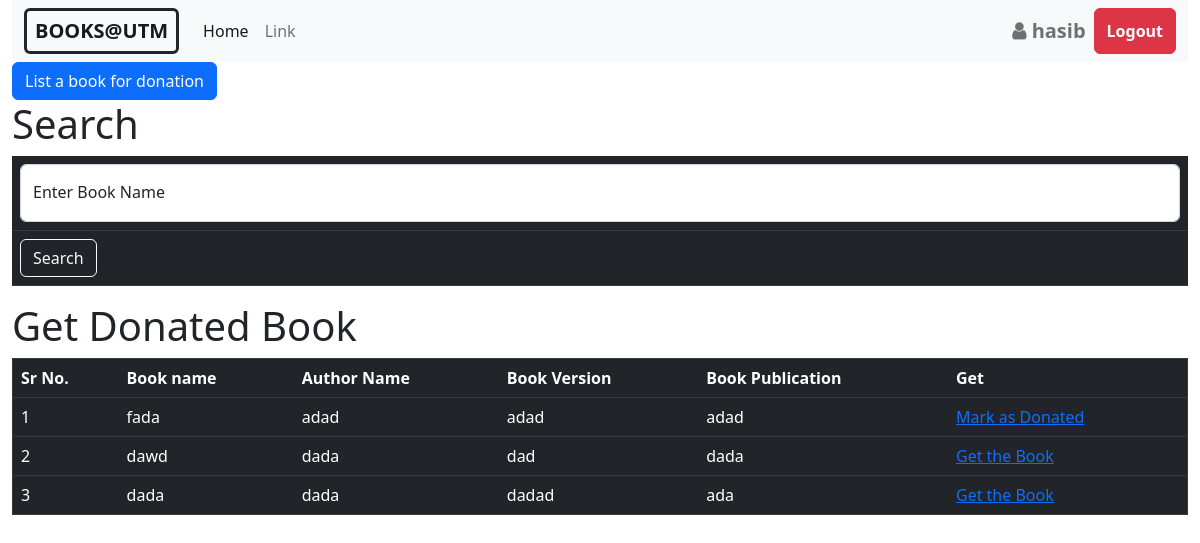
/donate-book/index.php (signed in), run on the app's committed database.
### tables this page shows
CREATE TABLE `donate_book` (
  `id` int(11) NOT NULL,
  `owner_id` int(11) NOT NULL,
  `book_name` varchar(50) NOT NULL,
  `author_name` varchar(50) NOT NULL,
  `book_version` varchar(20) NOT NULL,
  `book_publication` varchar(50) NOT NULL,
  `donate_status` int(11) NOT NULL DEFAULT 0
);

### donate-book/index.php (the view, shortened to what this page needs)
<?php
$loggedin = $_SESSION['logedin'];
if ($loggedin != 'true') {
    header('location:../login.php');
} else {
    $username = $_SESSION['username'];
}
?>
<html>
<head>
    <link rel="stylesheet" href="../css/bootstrap.min.css" />
    <link rel="stylesheet" href="https://cdnjs.cloudflare.com/ajax/libs/font-awesome/4.7.0/css/font-awesome.min.css" />
</head>
<body>
    <div class="container-fluid">
        <nav class="navbar navbar-expand-lg bg-light">
            <div class="container-fluid">
                <a class="navbar-brand text-decoration-none border border-dark border-3 rounded px-2" href="../home.php"><b>BOOKS@UTM</b></a>
                <div class="collapse navbar-collapse" id="navbarTogglerDemo02">
                    <ul class="navbar-nav me-auto mb-2 mb-lg-0">
                        <li class="nav-item">
                            <a class="nav-link active" aria-current="page" href="../home.php">Home</a>
                        </li>
                        <li class="nav-item">
                            <a class="nav-link  text-decoration-none" href="#">Link</a>
                        </li>
                    </ul>
                    <div class="d-flex ">
                        <span class="navbar-text fw-bold fs-5 mx-2">
                            <i class="fa fa-user " aria-hidden="true"></i>
                            <?php echo $username; ?>
                        </span>
                        <button class="btn btn-danger fw-bold" onclick="window.location.href='../login.php'">Logout</button>
                    </div>
                </div>
            </div>
        </nav>
        <a href="list_for_donation.php" class="btn btn-primary">List a book for donation</a>
        <form method="post">
<h1>Search</h1>
    <table class="table table-dark table-hover">
        <tr>
            <td>
            <div class="form-floating">
            <input type="text" name="book_name" size="20" maxlength="20" class="form-control" id="floatingInput" placeholder="book_name"/>
            <label for="floatingInput" class="text-dark">Enter Book Name</label>
            </div>
            </td>
        </tr>
        <tr>
            <td>
                <input type="submit" name="submit" value="Search" class="btn btn-outline-light"/>
            </td>
        </tr>
    </table>
</form>
        <h1> Get Donated Book</h1>
                    <?php
                    $dbservername = "localhost";
                    $dbusername = "root";
                    $dbpassword = "";
                    $dbname = "book_sell";
                    $conn = mysqli_connect($dbservername, $dbusername, $dbpassword, $dbname);
                    if(isset($_POST['submit'])){
                        $book_name = $_POST['book_name'];
                        $sql = "SELECT * FROM donate_book WHERE donate_status=0 and book_name LIKE '%$book_name%'";
                    }
                    else{
                        $sql = "SELECT * from donate_book where donate_status=0";
                    }
                    $res = mysqli_query($conn, $sql);
                    if (mysqli_num_rows($res) > 0) {
                        $num = 1;
                        echo "<table border='1' width='100%' class='table table-dark table-hover'>";
                        echo "<tr>";
                        echo "<th>Sr No.</th>";
                        echo "<th>Book name</th>";
                        echo "<th>Author Name</th>";
                        echo "<th>Book Version</th>";
                        echo "<th>Book Publication</th>";
                        echo "<th>Get</th>";
                        echo "</tr>";
                        while($row = mysqli_fetch_assoc($res)) {
                            echo "<tr>";
                            echo "<td>".$num."</td>";
                            echo "<td>".$row["book_name"]."</td>";
                            echo "<td>".$row["author_name"]."</td>";
                            echo "<td>".$row["book_version"]."</td>";
                            echo "<td>".$row["book_publication"]."</td>";
                            if($_SESSION['studentid']==$row['owner_id']){
                                echo "<td><a href='mark_as_donated.php?book_id=".$row['id']."'>Mark as Donated</a></td>";
                            }
                            else{
                                echo "<td><a href='get_book.php?seller_id=".$row['owner_id']."'>Get the Book</a></td>";
                            }
                            echo "</tr>";
                            $num++;
                        }
                        echo "</table>";
                    } else {
                        echo "0 results";
                    }
?>
    </div>
</body>
</html>

### data on the page
donate_book: book_name "fada", author_name "adad", book_version "adad", book_publication "adad"
donate_book: book_name "dawd", author_name "dada", book_version "dad", book_publication "dada"
donate_book: book_name "dada", author_name "dada", book_version "dadad", book_publication "ada"

### other printed values
$username "hasib"
